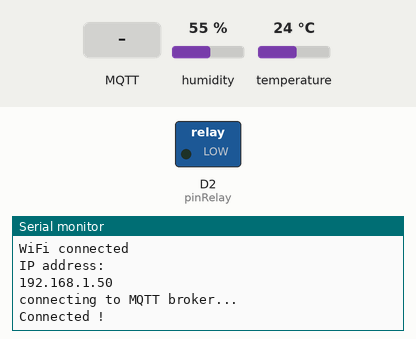
The sketch below on a simulated ESP8266 (NodeMCU). On the bench: switched loads named in the sketch (green lamp = pin HIGH), the last lines printed to the serial monitor. The inputs (shaded band) are chosen by the test bench; at power-on: humidity 55 %, temperature 24 °C. WiFi joins after 1.5 s; servers stay silent unless stated; no MQTT or app messages arrive unless stated.

Above: at 4.7 s.
4.8 s: MQTT message "aktif" arrives on the first subscribed topic
At 6.0 s:
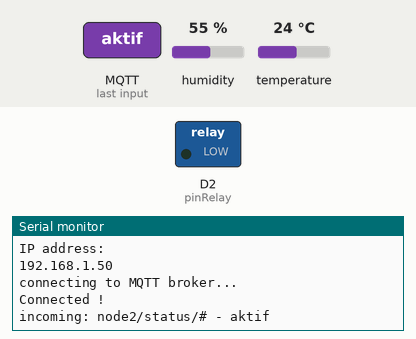
6.3 s: MQTT message "1" arrives on the first subscribed topic
At 7.0 s:
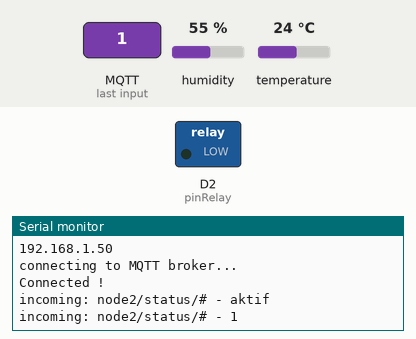
7.8 s: MQTT message "on" arrives on the first subscribed topic
At 9.2 s:
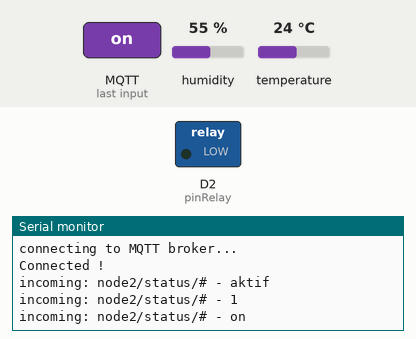

The sketch:

node2-lokal.ino
```cpp
#include <ESP8266WiFi.h>
#include <MQTT.h>
#include "DHTesp.h"

#ifdef ESP32
#pragma message(THIS EXAMPLE IS FOR ESP8266 ONLY!)
#error Select ESP8266 board.
#endif

DHTesp dht;

//inisialisasi wifi
const char ssid[] = "MushRoom";
const char pass[] = "abogoboga";

//inisialisasi mqtt
WiFiClient net;
MQTTClient client;
const char* mqttuser = "katon";
const char* mqttpassword = "katon";
const char* deviceId = "nodesensor2";
unsigned long lastMillis = 0;

//inisialisasi pin
int pinSensor=D1;
int pinRelay=D2;

void setup() {
  dht.setup(pinSensor, DHTesp::DHT11);
  pinMode(pinRelay,OUTPUT);
  Serial.begin(115200);
  readWifi();
  Serial.print("connecting to MQTT broker...");
  client.begin("192.168.100.6",1883, net);//ip server mqtt dan port
  client.onMessage(messageReceived); //callback
  connect();
}

void loop() {
  //baca nilai sensor
  float kelembaban = dht.getHumidity();
  float suhuCelcius = dht.getTemperature();
  float suhuFahrenheit = dht.toFahrenheit(suhuCelcius);

  //cek koneksi ke broker mqtt
  client.loop();
  if(!client.connected()) {
   connect();
  }

  //mengirim nilai sensor menuju broker mqtt
  if(millis() - lastMillis > 300000) { //5 menit=300000 1dtk=1000
   lastMillis = millis();
   client.publish("node2/status/kelembaban", (String)kelembaban);
   client.publish("node2/status/suhuCelcius", (String)suhuCelcius);
   client.publish("node2/status/suhuFahrenheit", (String)suhuFahrenheit);
  }}

void connect() {
  while (!client.connect(deviceId, mqttuser, mqttpassword)) {
    Serial.print(".");}
  Serial.println("\nConnected !");
  client.subscribe("node2/status/#");
  client.subscribe("node2/pengabutan/#");
}

void messageReceived(String &topic, String &payload) {
  Serial.println("incoming: " + topic + " - " + payload);

  if(topic=="node2/pengabutan/manual"){
    if(payload=="aktif") {
      digitalWrite(pinRelay, HIGH);
      Serial.println("Pengabutan manual sedang jalan");
      client.publish("node2/pengabutan/manual/relay", "aktif");
    }
    else{
      digitalWrite(pinRelay, LOW);
      Serial.println("Pengabutan manual mati");
      client.publish("node2/pengabutan/manual/relay", "mati");
    }
   }

   if(topic=="node2/pengabutan/otomatis"){
    if(payload=="aktif") {
      digitalWrite(pinRelay, HIGH);
      Serial.println("Pengabutan otomatis sedang jalan");
      client.publish("node2/pengabutan/otomatis/relay", "aktif");
    }
    else{
      digitalWrite(pinRelay, LOW);
      Serial.println("Pengabutan otomatis mati");
      client.publish("node2/pengabutan/otomatis/relay", "mati");
    }
   }
}

void readWifi(){
  Serial.print("Connecting to ");
  Serial.println(ssid);
  WiFi.begin(ssid, pass);
  while (WiFi.status() != WL_CONNECTED) {
    delay(500);
    Serial.print(".");
  }
  Serial.println("");
  Serial.println("WiFi connected");
  Serial.println("IP address: ");
  Serial.println(WiFi.localIP());
  delay(2000);
}
```

Measured:
- after the input at 4.8 s, the serial monitor: prints a new line at once (image 1)
- after the input at 6.3 s, the serial monitor: prints a new line at once (image 2)
- after the input at 7.8 s, the serial monitor: prints a new line at once (image 3)
